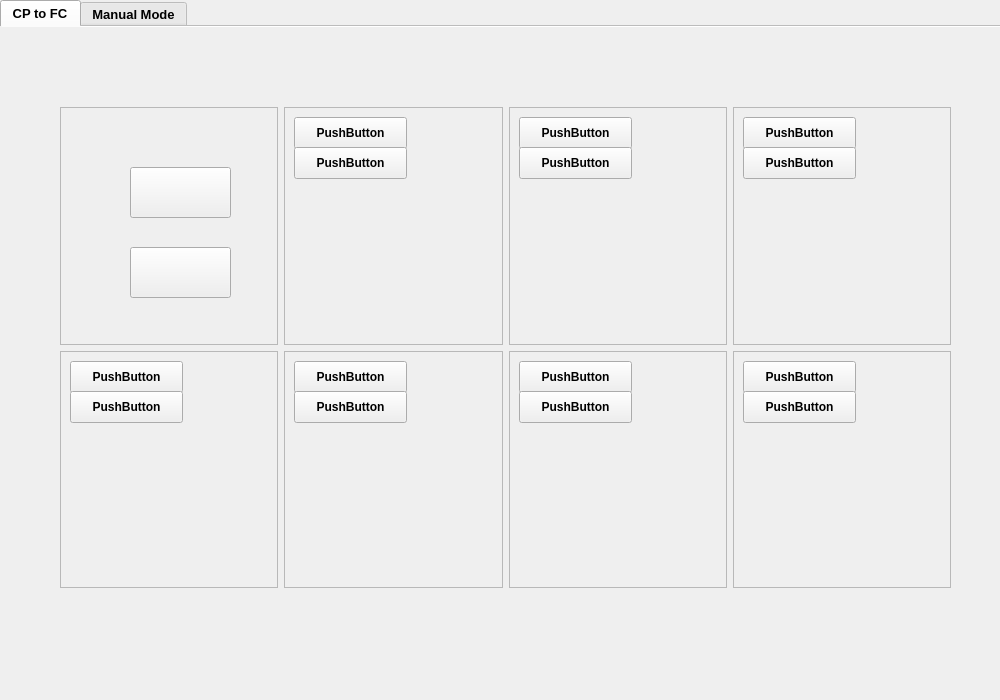
<?xml version="1.0" encoding="UTF-8"?>
<ui version="4.0">
 <class>MainWindow</class>
 <widget class="QMainWindow" name="MainWindow">
  <property name="geometry">
   <rect>
    <x>0</x>
    <y>0</y>
    <width>1000</width>
    <height>700</height>
   </rect>
  </property>
  <property name="sizePolicy">
   <sizepolicy hsizetype="Fixed" vsizetype="Fixed">
    <horstretch>0</horstretch>
    <verstretch>0</verstretch>
   </sizepolicy>
  </property>
  <property name="windowTitle">
   <string>Vulcan Communication Test Program</string>
  </property>
  <widget class="QWidget" name="centralwidget">
   <widget class="QTabWidget" name="tabWidget">
    <property name="geometry">
     <rect>
      <x>0</x>
      <y>0</y>
      <width>1000</width>
      <height>700</height>
     </rect>
    </property>
    <property name="sizePolicy">
     <sizepolicy hsizetype="Fixed" vsizetype="Fixed">
      <horstretch>0</horstretch>
      <verstretch>0</verstretch>
     </sizepolicy>
    </property>
    <property name="font">
     <font>
      <family>Arial</family>
      <pointsize>10</pointsize>
      <weight>75</weight>
      <bold>true</bold>
     </font>
    </property>
    <property name="autoFillBackground">
     <bool>true</bool>
    </property>
    <property name="inputMethodHints">
     <set>Qt::ImhNone</set>
    </property>
    <property name="currentIndex">
     <number>0</number>
    </property>
    <property name="iconSize">
     <size>
      <width>100</width>
      <height>50</height>
     </size>
    </property>
    <property name="documentMode">
     <bool>true</bool>
    </property>
    <property name="tabsClosable">
     <bool>false</bool>
    </property>
    <property name="movable">
     <bool>false</bool>
    </property>
    <widget class="QWidget" name="tab">
     <property name="font">
      <font>
       <family>Arial</family>
       <pointsize>9</pointsize>
       <weight>75</weight>
       <bold>true</bold>
      </font>
     </property>
     <attribute name="icon">
      <iconset>
       <normaloff>icon/main_on.png</normaloff>
       <normalon>icon/main_off.png</normalon>icon/main_on.png</iconset>
     </attribute>
     <attribute name="title">
      <string>CP to FC</string>
     </attribute>
     <widget class="QWidget" name="gridLayoutWidget_2">
      <property name="geometry">
       <rect>
        <x>60</x>
        <y>80</y>
        <width>891</width>
        <height>481</height>
       </rect>
      </property>
      <layout class="QGridLayout" name="gridLayout_2">
       <item row="1" column="1">
        <widget class="QFrame" name="frame_5">
         <property name="frameShape">
          <enum>QFrame::StyledPanel</enum>
         </property>
         <property name="frameShadow">
          <enum>QFrame::Raised</enum>
         </property>
         <widget class="QPushButton" name="pushButton_10">
          <property name="geometry">
           <rect>
            <x>10</x>
            <y>10</y>
            <width>113</width>
            <height>32</height>
           </rect>
          </property>
          <property name="text">
           <string>PushButton</string>
          </property>
         </widget>
         <widget class="QPushButton" name="pushButton_11">
          <property name="geometry">
           <rect>
            <x>10</x>
            <y>40</y>
            <width>113</width>
            <height>32</height>
           </rect>
          </property>
          <property name="text">
           <string>PushButton</string>
          </property>
         </widget>
        </widget>
       </item>
       <item row="0" column="2">
        <widget class="QFrame" name="frame_6">
         <property name="frameShape">
          <enum>QFrame::StyledPanel</enum>
         </property>
         <property name="frameShadow">
          <enum>QFrame::Raised</enum>
         </property>
         <widget class="QPushButton" name="pushButton_12">
          <property name="geometry">
           <rect>
            <x>10</x>
            <y>10</y>
            <width>113</width>
            <height>32</height>
           </rect>
          </property>
          <property name="text">
           <string>PushButton</string>
          </property>
         </widget>
         <widget class="QPushButton" name="pushButton_13">
          <property name="geometry">
           <rect>
            <x>10</x>
            <y>40</y>
            <width>113</width>
            <height>32</height>
           </rect>
          </property>
          <property name="text">
           <string>PushButton</string>
          </property>
         </widget>
        </widget>
       </item>
       <item row="1" column="2">
        <widget class="QFrame" name="frame_7">
         <property name="frameShape">
          <enum>QFrame::StyledPanel</enum>
         </property>
         <property name="frameShadow">
          <enum>QFrame::Raised</enum>
         </property>
         <widget class="QPushButton" name="pushButton_14">
          <property name="geometry">
           <rect>
            <x>10</x>
            <y>10</y>
            <width>113</width>
            <height>32</height>
           </rect>
          </property>
          <property name="text">
           <string>PushButton</string>
          </property>
         </widget>
         <widget class="QPushButton" name="pushButton_15">
          <property name="geometry">
           <rect>
            <x>10</x>
            <y>40</y>
            <width>113</width>
            <height>32</height>
           </rect>
          </property>
          <property name="text">
           <string>PushButton</string>
          </property>
         </widget>
        </widget>
       </item>
       <item row="0" column="1">
        <widget class="QFrame" name="frame_3">
         <property name="frameShape">
          <enum>QFrame::StyledPanel</enum>
         </property>
         <property name="frameShadow">
          <enum>QFrame::Raised</enum>
         </property>
         <widget class="QPushButton" name="pushButton_6">
          <property name="geometry">
           <rect>
            <x>10</x>
            <y>10</y>
            <width>113</width>
            <height>32</height>
           </rect>
          </property>
          <property name="text">
           <string>PushButton</string>
          </property>
         </widget>
         <widget class="QPushButton" name="pushButton_7">
          <property name="geometry">
           <rect>
            <x>10</x>
            <y>40</y>
            <width>113</width>
            <height>32</height>
           </rect>
          </property>
          <property name="text">
           <string>PushButton</string>
          </property>
         </widget>
        </widget>
       </item>
       <item row="1" column="0">
        <widget class="QFrame" name="frame">
         <property name="frameShape">
          <enum>QFrame::StyledPanel</enum>
         </property>
         <property name="frameShadow">
          <enum>QFrame::Raised</enum>
         </property>
         <widget class="QPushButton" name="pushButton">
          <property name="geometry">
           <rect>
            <x>10</x>
            <y>10</y>
            <width>113</width>
            <height>32</height>
           </rect>
          </property>
          <property name="text">
           <string>PushButton</string>
          </property>
         </widget>
         <widget class="QPushButton" name="pushButton_3">
          <property name="geometry">
           <rect>
            <x>10</x>
            <y>40</y>
            <width>113</width>
            <height>32</height>
           </rect>
          </property>
          <property name="text">
           <string>PushButton</string>
          </property>
         </widget>
        </widget>
       </item>
       <item row="0" column="0">
        <widget class="QFrame" name="frame_4">
         <property name="frameShape">
          <enum>QFrame::StyledPanel</enum>
         </property>
         <property name="frameShadow">
          <enum>QFrame::Raised</enum>
         </property>
         <widget class="QPushButton" name="pushButton_8">
          <property name="geometry">
           <rect>
            <x>70</x>
            <y>60</y>
            <width>101</width>
            <height>51</height>
           </rect>
          </property>
          <property name="text">
           <string/>
          </property>
          <property name="icon">
           <iconset>
            <normaloff>../../../Downloads/off_icon.png</normaloff>
            <normalon>../../../Downloads/on_icon.png</normalon>../../../Downloads/off_icon.png</iconset>
          </property>
          <property name="iconSize">
           <size>
            <width>100</width>
            <height>100</height>
           </size>
          </property>
          <property name="checkable">
           <bool>true</bool>
          </property>
          <property name="checked">
           <bool>false</bool>
          </property>
          <property name="autoRepeat">
           <bool>false</bool>
          </property>
          <property name="autoExclusive">
           <bool>false</bool>
          </property>
         </widget>
         <widget class="QPushButton" name="pushButton_9">
          <property name="geometry">
           <rect>
            <x>70</x>
            <y>140</y>
            <width>101</width>
            <height>51</height>
           </rect>
          </property>
          <property name="text">
           <string/>
          </property>
          <property name="icon">
           <iconset>
            <normaloff>../../../Downloads/off_icon.png</normaloff>
            <normalon>../../../Downloads/on_icon.png</normalon>../../../Downloads/off_icon.png</iconset>
          </property>
          <property name="iconSize">
           <size>
            <width>100</width>
            <height>100</height>
           </size>
          </property>
          <property name="checkable">
           <bool>true</bool>
          </property>
         </widget>
        </widget>
       </item>
       <item row="0" column="3">
        <widget class="QFrame" name="frame_8">
         <property name="frameShape">
          <enum>QFrame::StyledPanel</enum>
         </property>
         <property name="frameShadow">
          <enum>QFrame::Raised</enum>
         </property>
         <widget class="QPushButton" name="pushButton_16">
          <property name="geometry">
           <rect>
            <x>10</x>
            <y>10</y>
            <width>113</width>
            <height>32</height>
           </rect>
          </property>
          <property name="text">
           <string>PushButton</string>
          </property>
         </widget>
         <widget class="QPushButton" name="pushButton_17">
          <property name="geometry">
           <rect>
            <x>10</x>
            <y>40</y>
            <width>113</width>
            <height>32</height>
           </rect>
          </property>
          <property name="text">
           <string>PushButton</string>
          </property>
         </widget>
        </widget>
       </item>
       <item row="1" column="3">
        <widget class="QFrame" name="frame_9">
         <property name="frameShape">
          <enum>QFrame::StyledPanel</enum>
         </property>
         <property name="frameShadow">
          <enum>QFrame::Raised</enum>
         </property>
         <widget class="QPushButton" name="pushButton_18">
          <property name="geometry">
           <rect>
            <x>10</x>
            <y>10</y>
            <width>113</width>
            <height>32</height>
           </rect>
          </property>
          <property name="text">
           <string>PushButton</string>
          </property>
         </widget>
         <widget class="QPushButton" name="pushButton_19">
          <property name="geometry">
           <rect>
            <x>10</x>
            <y>40</y>
            <width>113</width>
            <height>32</height>
           </rect>
          </property>
          <property name="text">
           <string>PushButton</string>
          </property>
         </widget>
        </widget>
       </item>
      </layout>
     </widget>
    </widget>
    <widget class="QWidget" name="tab_2">
     <attribute name="title">
      <string>Manual Mode</string>
     </attribute>
     <widget class="QGroupBox" name="groupBox_2">
      <property name="geometry">
       <rect>
        <x>30</x>
        <y>30</y>
        <width>451</width>
        <height>571</height>
       </rect>
      </property>
      <property name="font">
       <font>
        <family>Arial</family>
        <pointsize>10</pointsize>
        <weight>75</weight>
        <bold>true</bold>
       </font>
      </property>
      <property name="title">
       <string>Vulcan Controller to Smart Glass</string>
      </property>
      <widget class="QLabel" name="pre_shotting_mode">
       <property name="geometry">
        <rect>
         <x>70</x>
         <y>30</y>
         <width>41</width>
         <height>421</height>
        </rect>
       </property>
       <property name="font">
        <font>
         <family>Arial</family>
         <pointsize>10</pointsize>
         <weight>75</weight>
         <italic>false</italic>
         <bold>true</bold>
         <underline>false</underline>
         <strikeout>false</strikeout>
         <stylestrategy>PreferDefault</stylestrategy>
         <kerning>true</kerning>
        </font>
       </property>
       <property name="styleSheet">
        <string notr="true">background-color:rgb(128, 128, 128)</string>
       </property>
       <property name="frameShape">
        <enum>QFrame::Box</enum>
       </property>
       <property name="frameShadow">
        <enum>QFrame::Plain</enum>
       </property>
       <property name="text">
        <string>사격전</string>
       </property>
       <property name="alignment">
        <set>Qt::AlignCenter</set>
       </property>
       <property name="wordWrap">
        <bool>false</bool>
       </property>
       <property name="indent">
        <number>0</number>
       </property>
      </widget>
      <widget class="QLabel" name="shotting_mode">
       <property name="geometry">
        <rect>
         <x>20</x>
         <y>30</y>
         <width>41</width>
         <height>511</height>
        </rect>
       </property>
       <property name="font">
        <font>
         <family>Arial</family>
         <pointsize>10</pointsize>
         <weight>75</weight>
         <italic>false</italic>
         <bold>true</bold>
         <underline>false</underline>
         <strikeout>false</strikeout>
         <stylestrategy>PreferDefault</stylestrategy>
         <kerning>true</kerning>
        </font>
       </property>
       <property name="styleSheet">
        <string notr="true">background-color:rgb(128, 128, 128)</string>
       </property>
       <property name="frameShape">
        <enum>QFrame::Box</enum>
       </property>
       <property name="frameShadow">
        <enum>QFrame::Plain</enum>
       </property>
       <property name="text">
        <string>사격중</string>
       </property>
       <property name="alignment">
        <set>Qt::AlignCenter</set>
       </property>
       <property name="wordWrap">
        <bool>false</bool>
       </property>
       <property name="indent">
        <number>0</number>
       </property>
      </widget>
      <widget class="QWidget" name="gridLayoutWidget">
       <property name="geometry">
        <rect>
         <x>180</x>
         <y>30</y>
         <width>251</width>
         <height>511</height>
        </rect>
       </property>
       <layout class="QGridLayout" name="gridLayout">
        <item row="6" column="1">
         <widget class="QLabel" name="label_12">
          <property name="text">
           <string>0</string>
          </property>
         </widget>
        </item>
        <item row="8" column="1">
         <widget class="QLabel" name="label_16">
          <property name="text">
           <string>0</string>
          </property>
         </widget>
        </item>
        <item row="5" column="1">
         <widget class="QLabel" name="label_10">
          <property name="text">
           <string>0</string>
          </property>
         </widget>
        </item>
        <item row="9" column="1">
         <widget class="QLabel" name="label_18">
          <property name="text">
           <string>0</string>
          </property>
         </widget>
        </item>
        <item row="2" column="0">
         <widget class="QLabel" name="label_3">
          <property name="text">
           <string>Source</string>
          </property>
         </widget>
        </item>
        <item row="4" column="1">
         <widget class="QLabel" name="label_8">
          <property name="text">
           <string>0</string>
          </property>
         </widget>
        </item>
        <item row="8" column="0">
         <widget class="QLabel" name="label_15">
          <property name="text">
           <string>조준경 방위각</string>
          </property>
         </widget>
        </item>
        <item row="4" column="0">
         <widget class="QLabel" name="label_7">
          <property name="text">
           <string>Phase</string>
          </property>
         </widget>
        </item>
        <item row="10" column="1">
         <widget class="QLabel" name="label_20">
          <property name="text">
           <string>0</string>
          </property>
         </widget>
        </item>
        <item row="6" column="0">
         <widget class="QLabel" name="label_11">
          <property name="text">
           <string>포탑 방위각</string>
          </property>
         </widget>
        </item>
        <item row="7" column="0">
         <widget class="QLabel" name="label_13">
          <property name="text">
           <string>조준경 고각</string>
          </property>
         </widget>
        </item>
        <item row="3" column="0">
         <widget class="QLabel" name="label_5">
          <property name="text">
           <string>Destination</string>
          </property>
         </widget>
        </item>
        <item row="10" column="0">
         <widget class="QLabel" name="label_19">
          <property name="text">
           <string>사격모터신호</string>
          </property>
         </widget>
        </item>
        <item row="3" column="1">
         <widget class="QLabel" name="label_6">
          <property name="text">
           <string>0</string>
          </property>
         </widget>
        </item>
        <item row="11" column="1">
         <widget class="QLabel" name="label_22">
          <property name="text">
           <string>0</string>
          </property>
         </widget>
        </item>
        <item row="9" column="0">
         <widget class="QLabel" name="label_17">
          <property name="text">
           <string>트리거 신호</string>
          </property>
         </widget>
        </item>
        <item row="2" column="1">
         <widget class="QLabel" name="label_4">
          <property name="text">
           <string>0</string>
          </property>
         </widget>
        </item>
        <item row="5" column="0">
         <widget class="QLabel" name="label_9">
          <property name="text">
           <string>포탑 고각</string>
          </property>
         </widget>
        </item>
        <item row="7" column="1">
         <widget class="QLabel" name="label_14">
          <property name="text">
           <string>0</string>
          </property>
         </widget>
        </item>
        <item row="11" column="0">
         <widget class="QLabel" name="label_21">
          <property name="text">
           <string>포탑속도(상하)</string>
          </property>
         </widget>
        </item>
        <item row="12" column="0">
         <widget class="QLabel" name="label_23">
          <property name="text">
           <string>포탑속도(좌우)</string>
          </property>
         </widget>
        </item>
        <item row="12" column="1">
         <widget class="QLabel" name="label_24">
          <property name="text">
           <string>0</string>
          </property>
         </widget>
        </item>
       </layout>
      </widget>
     </widget>
     <widget class="QTextEdit" name="textEdit_2">
      <property name="geometry">
       <rect>
        <x>500</x>
        <y>150</y>
        <width>481</width>
        <height>451</height>
       </rect>
      </property>
      <property name="font">
       <font>
        <family>Arial</family>
        <pointsize>10</pointsize>
        <weight>50</weight>
        <bold>false</bold>
       </font>
      </property>
     </widget>
    </widget>
   </widget>
  </widget>
 </widget>
 <resources/>
 <connections/>
</ui>
